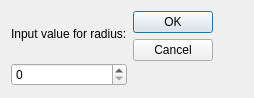
<?xml version="1.0" encoding="UTF-8"?>
<ui version="4.0">
 <class>GaussianBlurDialog</class>
 <widget class="QDialog" name="GaussianBlurDialog">
  <property name="geometry">
   <rect>
    <x>0</x>
    <y>0</y>
    <width>254</width>
    <height>98</height>
   </rect>
  </property>
  <property name="sizePolicy">
   <sizepolicy hsizetype="Fixed" vsizetype="Fixed">
    <horstretch>0</horstretch>
    <verstretch>0</verstretch>
   </sizepolicy>
  </property>
  <property name="windowTitle">
   <string>Dialog</string>
  </property>
  <layout class="QFormLayout" name="formLayout">
   <item row="0" column="0">
    <layout class="QVBoxLayout" name="verticalLayout">
     <item>
      <widget class="QLabel" name="label">
       <property name="text">
        <string>Input value for radius:</string>
       </property>
      </widget>
     </item>
     <item>
      <widget class="QSpinBox" name="gaussianSpinBox">
       <property name="maximum">
        <number>200</number>
       </property>
      </widget>
     </item>
    </layout>
   </item>
   <item row="0" column="1">
    <widget class="QDialogButtonBox" name="buttonBox">
     <property name="orientation">
      <enum>Qt::Vertical</enum>
     </property>
     <property name="standardButtons">
      <set>QDialogButtonBox::Cancel|QDialogButtonBox::Ok</set>
     </property>
    </widget>
   </item>
  </layout>
 </widget>
 <resources/>
 <connections>
  <connection>
   <sender>buttonBox</sender>
   <signal>accepted()</signal>
   <receiver>GaussianBlurDialog</receiver>
   <slot>accept()</slot>
   <hints>
    <hint type="sourcelabel">
     <x>248</x>
     <y>254</y>
    </hint>
    <hint type="destinationlabel">
     <x>157</x>
     <y>274</y>
    </hint>
   </hints>
  </connection>
  <connection>
   <sender>buttonBox</sender>
   <signal>rejected()</signal>
   <receiver>GaussianBlurDialog</receiver>
   <slot>reject()</slot>
   <hints>
    <hint type="sourcelabel">
     <x>316</x>
     <y>260</y>
    </hint>
    <hint type="destinationlabel">
     <x>286</x>
     <y>274</y>
    </hint>
   </hints>
  </connection>
 </connections>
</ui>
